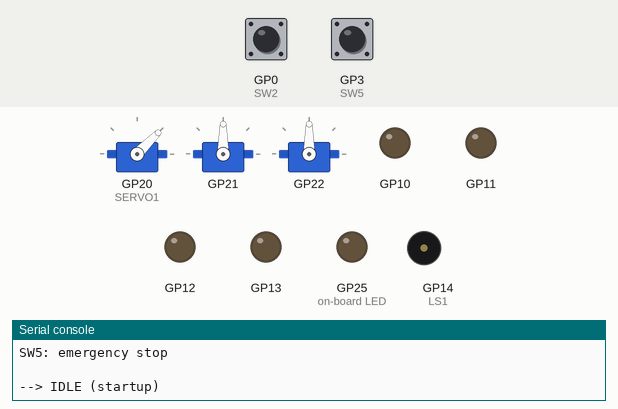
Bench run of a program on a simulated Raspberry Pi Pico running MicroPython. Shown: 3 × servo, output pins drawn as LEDs (lit = HIGH), buzzer (waves = sounding), the last lines printed to the serial console. The inputs (shaded band) are chosen by the test bench; at power-on: GP0 (SW2) HIGH, GP3 (SW5) HIGH. Servo angles are drawn from the pulse width (0.5 ms = 0°, 2.5 ms = 180°).

Above: at 1.2 s.
1.3 s: GP0 (SW2) pulled LOW for 0.15 s
At 1.7 s:
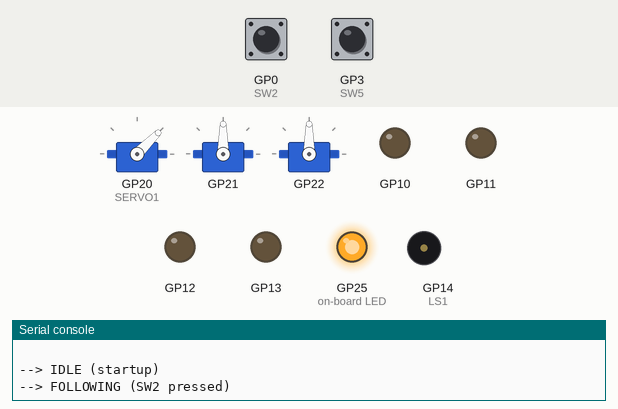
2.9 s: GP3 (SW5) pulled LOW for 0.15 s
At 4.1 s:
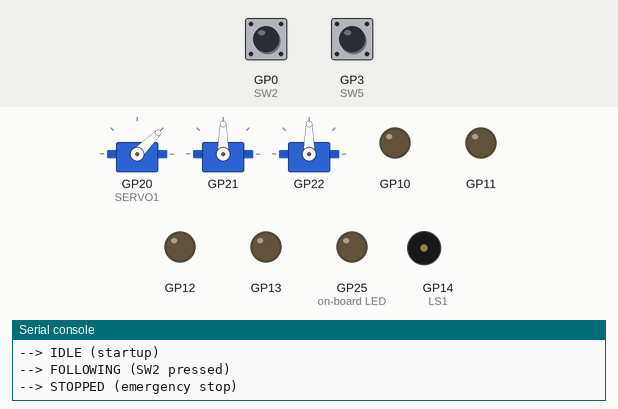
4.5 s: GP0 (SW2) pulled LOW for 1 s
At 5.6 s:
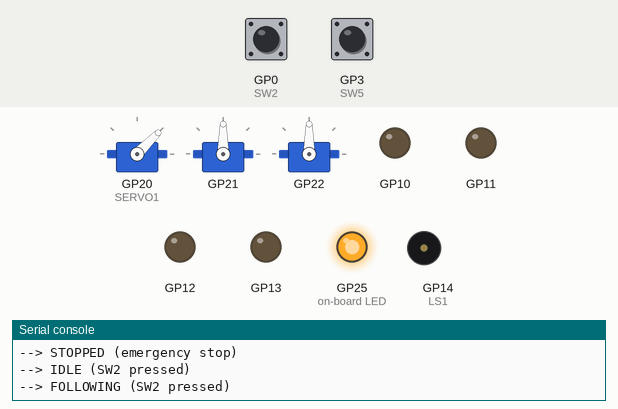
7.0 s: GP3 (SW5) pulled LOW for 1 s
At 8.3 s:
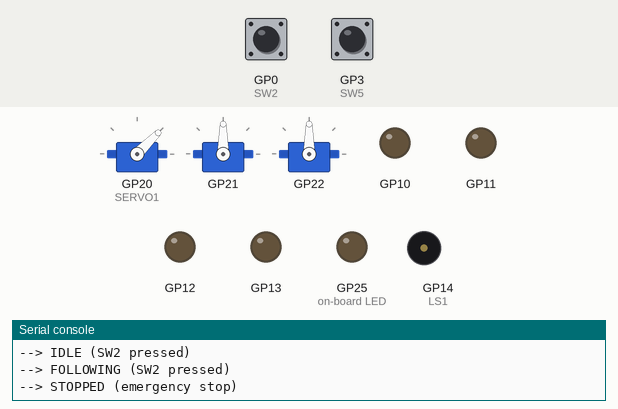
9.5 s: GP0 (SW2) pulled LOW for 3.2 s
At 10.8 s:
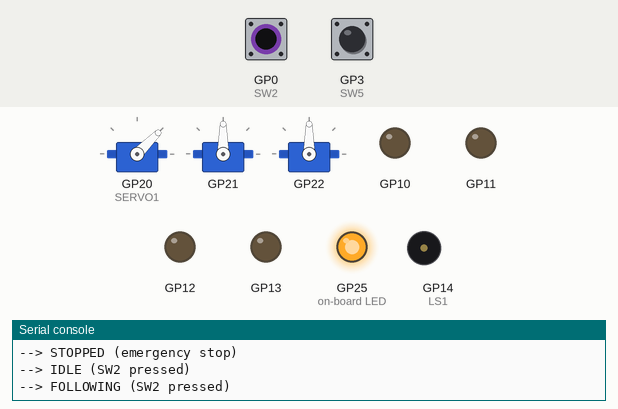
Timing chart, 0 to 12.5 s (numbered marks = the images above; inputs shaded):
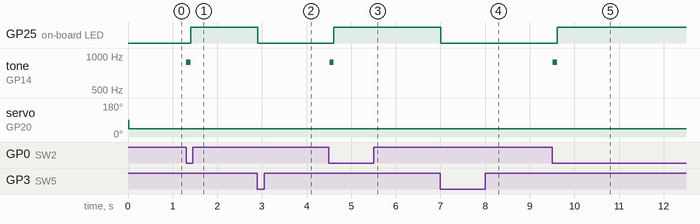

The program:

Wall_Follower.py
```python
# ================================================================================
# Capstone Project: Wall-Following Maze Solver [Wall_Follower.py]
# Version: 1.0
# Updated: July 25, 2026
#
# Platform: mirobo.tech BEAPER Pico circuit (Robot configuration)
# Requires: BEAPER_Pico.py board module file
#
# A maze-solving robot using the wall-following algorithm: keep one
# side of the robot a fixed distance from a wall, and you will
# eventually traverse every corridor connected to your starting point
# - this is a well-known property of simply-connected mazes (mazes
# with no isolated loops), not something this program has to detect
# or plan for specially. The same simple rule, applied repeatedly,
# handles corners, dead ends, and long straight corridors alike.
#
# Hardware used:
#   SW2          - Start following
#   SW5          - Emergency stop (halts from any state)
#   LS1          - Piezo speaker (start beep, turn beep)
#   On-board LED - On while following
#
#   SONAR on H2/H3     - Ultrasonic distance sensor (front and side walls)
#   Servo on H5        - Sweeps the SONAR between a side-looking and a
#                        forward-looking angle
#
#   Motor 1 (M1A/M1B) - Left drive motor
#   Motor 2 (M2A/M2B) - Right drive motor
#
# --------------------------------------------------------------------------------
# Sensing approach:
#
# A single SONAR sensor cannot look in two directions simultaneously,
# so this program mounts it on a servo and sweeps between two fixed
# angles - SIDE_ANGLE (facing the wall being followed) and
# FRONT_ANGLE (facing straight ahead) - reading the distance at each
# position before moving to the next. This is a non-blocking sweep:
# driving continues throughout, and steering decisions use the most
# recently completed pair of readings rather than pausing to wait for
# a fresh one every single loop iteration.
#
# Mount the servo so that SIDE_ANGLE points the SONAR toward
# FOLLOW_RIGHT_WALL's side (right if True, left if False), and
# FRONT_ANGLE points it straight ahead. The exact angle values will
# depend on your specific mechanical mounting - see Development
# Guide Step 1.
#
# --------------------------------------------------------------------------------
# Wall-following behaviour (three cases, checked every sweep cycle):
#
#   Wall ahead (front distance < FRONT_WALL_THRESHOLD):
#     Cannot continue straight. Turn AWAY from the followed wall -
#     this eventually brings the followed wall back into range as
#     the corner is completed. A dead end simply means several of
#     these turns happen in a row until the robot is facing back out.
#
#   Gap in the followed wall (side distance > SIDE_GAP_THRESHOLD):
#     The wall has ended - an opening, a side corridor, or an outer
#     corner. Turn INTO the gap to keep following the wall around it.
#
#   Otherwise:
#     The wall is where it should be. Drive forward, with small
#     steering corrections to keep the side distance close to
#     TARGET_SIDE_DISTANCE.
#
# --------------------------------------------------------------------------------
# Wall-follower behaviour:
#   IDLE      - Robot stationary. Press SW2 to begin.
#   FOLLOWING - Sweeping SONAR, driving, and steering as described above.
#   TURNING   - Executing a turn (away from a wall ahead, or into a
#               gap) for TURN_TIME ms, then returning to FOLLOWING.
#   STOPPED   - Motors halted. Press SW2 to return to IDLE.
#
# Before you begin - complete your capstone plan using the Capstone
# Preparation Guide: project description, state diagram, state
# details table, constants and variables, and testing plan. Test the
# servo sweep and SONAR readings independently before combining them
# into the following behaviour.
# ================================================================================

# IMPORTANT: Copy BEAPER_Pico.py into your Raspberry Pi Pico.
import BEAPER_Pico as beaper  # Set up BEAPER Pico I/O

import time

# --- State Constants -------------------
STATE_IDLE      = const(0)           # Waiting for start - robot stationary
STATE_FOLLOWING = const(1)           # Sweeping, driving, and steering
STATE_TURNING   = const(2)           # Executing a turn - away from a wall or into a gap
STATE_STOPPED   = const(3)           # Halted - press SW2 to return to idle

STATE_NAMES = {
    STATE_IDLE:      "IDLE",
    STATE_FOLLOWING: "FOLLOWING",
    STATE_TURNING:   "TURNING",
    STATE_STOPPED:   "STOPPED",
}

# --- Wall-Following Configuration -------
FOLLOW_RIGHT_WALL = True             # True: follow the wall on the right.
                                      # False: follow the wall on the left.
                                      # Must match which side SIDE_ANGLE
                                      # actually points the SONAR toward.

# --- Servo Sweep Configuration ----------
# Angles depend on your servo mounting - see Development Guide Step 1.
SIDE_ANGLE  = 0                      # Servo angle (degrees) facing the followed wall
FRONT_ANGLE = 90                     # Servo angle (degrees) facing straight ahead

SWEEP_SETTLE_TIME = const(150)       # Time to wait after moving the servo
                                      # before a SONAR reading is valid (ms)

# --- Sweep Phase Constants --------------
PHASE_LOOKING_SIDE  = const(0)
PHASE_LOOKING_FRONT = const(1)

# --- Turn Type Constants ----------------
TURN_AWAY = const(0)                 # Wall ahead - turning away from the followed wall
TURN_INTO = const(1)                 # Gap in the followed wall - turning into it

# --- Distance Thresholds ----------------
FRONT_WALL_THRESHOLD  = 15           # cm - closer than this means a wall is ahead
SIDE_GAP_THRESHOLD    = 30           # cm - farther than this means the wall has ended
TARGET_SIDE_DISTANCE  = 10           # cm - ideal distance to maintain from the followed wall
DISTANCE_TOLERANCE    = 2            # cm - readings within this of the target need no correction

# --- Timing Constants -------------------
TURN_TIME  = const(400)              # How long to execute a turn (ms)
LOOP_DELAY = const(10)               # Main loop delay (ms)

# --- Program Variables ------------------
state       = STATE_IDLE
state_start = 0

sweep_phase     = PHASE_LOOKING_SIDE   # Which direction the servo is currently facing
last_sweep_time = 0                    # Time the servo last moved to its current angle
side_distance   = 999                  # Most recent side-facing SONAR reading (cm)
front_distance  = 999                  # Most recent front-facing SONAR reading (cm)

turn_type  = TURN_AWAY                 # Set when entering STATE_TURNING
turn_left  = True                      # Set when entering STATE_TURNING


# --- Program Functions ------------------
#
# BEAPER_Pico.py already defines SERVO1 (H5), ready to use directly -
# unlike BEAPER Nano, no manual PWM object construction is needed
# here, and H5 is a dedicated pin (not shared with H1-H4 the way
# BEAPER Nano's is).

def enter_state(new_state, current_time, reason=""):
    global state, state_start
    state       = new_state
    state_start = current_time
    print("-->", STATE_NAMES[new_state], end="")
    if reason:
        print(" (", reason, ")", sep="")
    else:
        print()

def read_sonar():
    # Read the SONAR sensor once. Called only immediately after the
    # servo has settled at its target angle - see the sweep logic in
    # STATE_FOLLOWING.
    return beaper.sonar_range(SIDE_GAP_THRESHOLD + 20)

def start_turn(new_turn_type, current_time):
    # Begin a turn. Works out which physical direction (left or right)
    # to turn based on both the turn type and which wall is being
    # followed - see the table below.
    global turn_type, turn_left

    turn_type = new_turn_type

    # FOLLOW_RIGHT_WALL   turn_type    turn_left
    #   True              TURN_AWAY    True   (wall ahead - turn away from the right wall)
    #   True              TURN_INTO    False  (gap on the right - turn into it)
    #   False             TURN_AWAY    False  (wall ahead - turn away from the left wall)
    #   False             TURN_INTO    True   (gap on the left - turn into it)
    if FOLLOW_RIGHT_WALL:
        turn_left = (new_turn_type == TURN_AWAY)
    else:
        turn_left = (new_turn_type == TURN_INTO)

    reason = "wall ahead" if new_turn_type == TURN_AWAY else "gap detected"
    enter_state(STATE_TURNING, current_time, reason)


# --- Main Program ---------------------

beaper.motors_stop()
beaper.pico_led_off()
beaper.set_servo(beaper.SERVO1, SIDE_ANGLE)

print("Wall-Following Maze Solver")
print("Following the", "right" if FOLLOW_RIGHT_WALL else "left", "wall")
print("SW2: start following")
print("SW5: emergency stop")
print()

state_start     = time.ticks_ms()
last_sweep_time = state_start
enter_state(STATE_IDLE, state_start, "startup")

while True:
    current_time = time.ticks_ms()
    elapsed      = time.ticks_diff(current_time, state_start)

    # --- Emergency stop (SW5) - checked before all state logic ---
    if beaper.SW5.value() == 0 and state != STATE_IDLE and state != STATE_STOPPED:
        beaper.motors_stop()
        beaper.pico_led_off()
        enter_state(STATE_STOPPED, current_time, "emergency stop")

    # --- State: Idle ---
    elif state == STATE_IDLE:
        if beaper.SW2.value() == 0:
            beaper.tone(880, 100)
            beaper.pico_led_on()
            beaper.set_servo(beaper.SERVO1, SIDE_ANGLE)
            sweep_phase     = PHASE_LOOKING_SIDE
            last_sweep_time = current_time
            enter_state(STATE_FOLLOWING, current_time, "SW2 pressed")

    # --- State: Following ---
    elif state == STATE_FOLLOWING:
        # Non-blocking servo sweep: alternate between looking at the side
        # wall and looking ahead, taking a reading each time the servo has
        # had time to settle. A full sweep cycle (side reading, then front
        # reading) triggers one steering decision.
        if time.ticks_diff(current_time, last_sweep_time) >= SWEEP_SETTLE_TIME:
            if sweep_phase == PHASE_LOOKING_SIDE:
                # TODO: the servo has been at SIDE_ANGLE for SWEEP_SETTLE_TIME -
                #       take a reading with read_sonar() and store it in
                #       side_distance. Then move the servo to FRONT_ANGLE with
                #       beaper.set_servo(beaper.SERVO1, FRONT_ANGLE), set
                #       sweep_phase = PHASE_LOOKING_FRONT, and reset
                #       last_sweep_time = current_time.
                pass

            else:  # PHASE_LOOKING_FRONT
                # TODO: the servo has been at FRONT_ANGLE for SWEEP_SETTLE_TIME -
                #       take a reading with read_sonar() and store it in
                #       front_distance. Then move the servo back to SIDE_ANGLE,
                #       set sweep_phase = PHASE_LOOKING_SIDE, and reset
                #       last_sweep_time = current_time.
                #
                #       Both side_distance and front_distance are now fresh -
                #       this is the moment to decide steering:
                #
                #       if front_distance < FRONT_WALL_THRESHOLD:
                #           start_turn(TURN_AWAY, current_time)
                #       elif side_distance > SIDE_GAP_THRESHOLD:
                #           start_turn(TURN_INTO, current_time)
                #       else:
                #           # TODO: drive forward, adjusting steering to bring
                #           #       side_distance toward TARGET_SIDE_DISTANCE:
                #           #       - if side_distance is more than
                #           #         DISTANCE_TOLERANCE below the target,
                #           #         steer away from the wall slightly
                #           #       - if more than DISTANCE_TOLERANCE above,
                #           #         steer toward the wall slightly
                #           #       - otherwise drive straight
                #           #       "Steer" can be as simple as briefly running
                #           #       one motor slower than the other, or
                #           #       pausing one motor for a fraction of a
                #           #       second - your choice, matching how
                #           #       Line Follower's differential steering works.
                #           pass
                pass

    # --- State: Turning ---
    elif state == STATE_TURNING:
        # TODO: while elapsed < TURN_TIME, turn in the direction set by
        #       turn_left (True = rotate left, False = rotate right) -
        #       reuse the differential-drive turning approach from Line
        #       Follower or Sumo Robot.
        # TODO: once elapsed >= TURN_TIME, enter_state(STATE_FOLLOWING,
        #       current_time) and reset sweep_phase = PHASE_LOOKING_SIDE,
        #       last_sweep_time = current_time, and move the servo back
        #       to SIDE_ANGLE, so the next sweep cycle starts cleanly.
        pass

    # --- State: Stopped ---
    elif state == STATE_STOPPED:
        if beaper.SW2.value() == 0:
            beaper.pico_led_off()
            enter_state(STATE_IDLE, current_time, "SW2 pressed")

    time.sleep_ms(LOOP_DELAY)


# ================================================================================
# Development Guide
# ================================================================================
#
# Work through these steps in order. Test on the floor with the robot
# clear of obstacles when testing motor and servo directions for the
# first time.
#
# --------------------------------------------------------------------------------
# Step 1 - Servo mounting and angle calibration
# --------------------------------------------------------------------------------
#
# Mount the SONAR on the servo horn so it can sweep between facing
# the side you intend to follow and facing straight ahead. Temporarily
# add these lines after beaper.set_servo(beaper.SERVO1, SIDE_ANGLE)
# near the top of the program:
#
# Example code:
#
# time.sleep_ms(2000)
# beaper.set_servo(beaper.SERVO1, FRONT_ANGLE)
# time.sleep_ms(2000)
# beaper.set_servo(beaper.SERVO1, SIDE_ANGLE)
#
# Adjust SIDE_ANGLE and FRONT_ANGLE until the SONAR genuinely points
# to the side you want to follow (matching FOLLOW_RIGHT_WALL) and
# then straight ahead. Remove the test lines once satisfied.
#
# --------------------------------------------------------------------------------
# Step 2 - SONAR readings at both angles
# --------------------------------------------------------------------------------
#
# Verify read_sonar() returns sensible distances at each angle. Place
# a wall or box at a known distance to the side, move the servo to
# SIDE_ANGLE, wait, and print the reading - repeat for FRONT_ANGLE
# with an object ahead. Set FRONT_WALL_THRESHOLD, SIDE_GAP_THRESHOLD,
# and TARGET_SIDE_DISTANCE from real measurements of your maze
# corridors, not guesses.
#
# --------------------------------------------------------------------------------
# Step 3 - Motor direction verification
# --------------------------------------------------------------------------------
#
# Verify motor directions before driving in a maze:
#
# Example code:
#
# beaper.left_motor_forward()
# time.sleep_ms(500)
# beaper.motors_stop()
#
# If a motor runs backward, swap its wiring rather than changing the
# code. Confirm both motors together drive the robot straight forward.
#
# --------------------------------------------------------------------------------
# Step 4 - The sweep cycle
# --------------------------------------------------------------------------------
#
# Implement the two TODO blocks in STATE_FOLLOWING's sweep logic,
# without the steering decision yet - just get the servo alternating
# between SIDE_ANGLE and FRONT_ANGLE, printing side_distance and
# front_distance each time a full cycle completes. Confirm both
# readings update correctly as you move objects around the robot.
#
# --------------------------------------------------------------------------------
# Step 5 - Driving straight with steering correction
# --------------------------------------------------------------------------------
#
# Implement the "otherwise" branch: drive forward, adjusting slightly
# based on side_distance versus TARGET_SIDE_DISTANCE. Test by placing
# the robot parallel to a wall, slightly too close and then slightly
# too far, and confirming it steers back toward the target distance
# each time.
#
# --------------------------------------------------------------------------------
# Step 6 - Turning
# --------------------------------------------------------------------------------
#
# Implement STATE_TURNING. Test both turn types separately: place a
# wall directly ahead of the robot (triggers TURN_AWAY) and separately
# create a gap in the followed wall (triggers TURN_INTO). Confirm the
# robot turns the correct physical direction for each - review the
# table in start_turn() if a turn direction seems backward.
#
# --------------------------------------------------------------------------------
# Step 7 - Full maze run
# --------------------------------------------------------------------------------
#
# Build or find a simple maze (cardboard walls work well) and test a
# complete run. Watch the Serial Monitor for state transitions. Try a
# maze with at least one dead end and confirm the robot escapes it
# through repeated TURN_AWAY turns, without any special dead-end
# handling - this is the wall-following algorithm's key property.


# ================================================================================
# Extension Activities
# ================================================================================
#
# --------------------------------------------------------------------------------
# EA 1 - Goal detection
# --------------------------------------------------------------------------------
#
# Detect when the robot has reached the maze exit and stop instead of
# continuing to follow walls forever. Options include a light sensor
# detecting a bright exit, a floor sensor detecting a marked finish
# line (reusing Line Follower's Q2/Q3 technique), or simply a fixed
# number of turns or a timeout if your maze layout is known in
# advance. Which approach fits the mazes you plan to test with?
#
# --------------------------------------------------------------------------------
# EA 2 - Full-range sweep
# --------------------------------------------------------------------------------
#
# Instead of two fixed angles, sweep the servo through a wider range
# (for example five angles from -45 to +90 degrees relative to the
# robot) and take a reading at each. This gives a much richer picture
# of the maze around the robot and can detect an upcoming turn before
# the robot is close enough for the current two-angle version to
# react. How would you change the steering decision to use five
# readings instead of two?
#
# --------------------------------------------------------------------------------
# EA 3 - Adaptive turn duration
# --------------------------------------------------------------------------------
#
# TURN_TIME is currently fixed, which can under- or over-turn
# depending on corridor width. After a TURN_AWAY or TURN_INTO turn,
# have the robot check the side distance again before returning to
# FOLLOWING, and continue turning in small increments until the side
# distance is close to TARGET_SIDE_DISTANCE, rather than turning for
# a fixed time regardless of the result.
#
# --------------------------------------------------------------------------------
# EA 4 - Path recording
# --------------------------------------------------------------------------------
#
# Record each turn (direction and approximate time or distance
# travelled since the last turn) to build a simple map of the path
# taken. Print the recorded path once the goal is reached (see EA1).
# This is a basic version of the "left-hand rule" maze-mapping
# technique used in real micromouse competitions.
#
# --------------------------------------------------------------------------------
# EA 5 - Switch which wall is followed
# --------------------------------------------------------------------------------
#
# The servo sweep only covers one side, chosen by how you physically
# mounted the SONAR. What would a robot need, in hardware, to switch
# between following the left wall and the right wall without manually
# re-mounting anything? Consider a second SONAR facing the opposite
# side, or widening the servo's sweep range to cover both sides in
# one cycle (see EA2) and choosing which side's readings to act on
# based on FOLLOW_RIGHT_WALL.
```

Source omitted: BEAPER_Pico.py (11692 bytes)

Measured:
- after the input at 1.3 s, GP25 (on-board LED): LOW → HIGH after 0.11 s; tone on GP14 (LS1): silent → 880 Hz at once, → silent 0.10 s later
- after the input at 2.9 s, GP25 (on-board LED): HIGH → LOW at once
- after the input at 4.5 s, GP25 (on-board LED): LOW → HIGH after 0.11 s; tone on GP14 (LS1): silent → 880 Hz at once, → silent 0.10 s later
- after the input at 7.0 s, GP25 (on-board LED): HIGH → LOW at once
- after the input at 9.5 s, GP25 (on-board LED): LOW → HIGH after 0.12 s; tone on GP14 (LS1): silent → 880 Hz at once, → silent 0.10 s later
